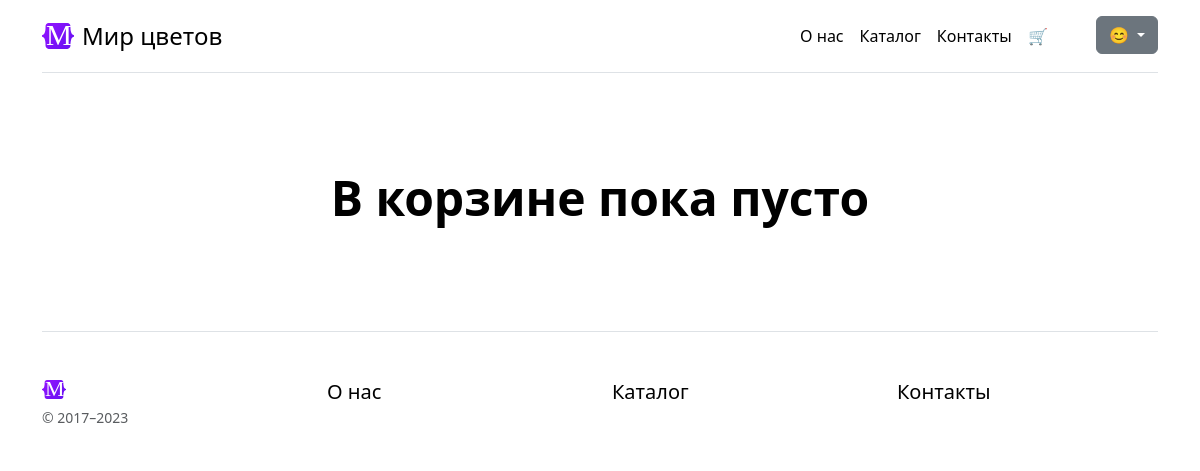
Before: /carts/ (signed in) with the older database file.
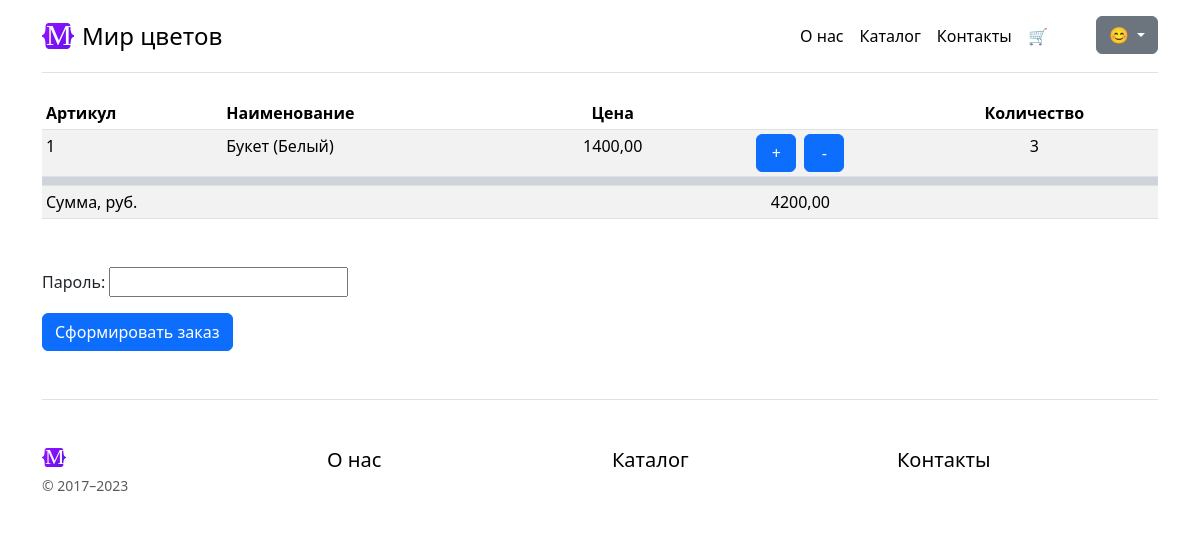
After: the same page with the newer database file.
### carts/models.py (models this page shows, shortened)
class Cart(UserMixin,
           models.Model):
    goods = models.ForeignKey("goods.goods",
                              on_delete=models.CASCADE,
                              verbose_name="Товар")
    quantity = models.PositiveIntegerField(blank=False,
                                   null=False,
                                   default=0,
                                   verbose_name="Количество")
    order = models.ForeignKey("orders.Order",
                              on_delete=models.CASCADE,
                              null=True,
                              blank=True, )
    class Meta:
        verbose_name = "Товар в корзине"
        verbose_name_plural = "Товары в корзинах"

### goods/models.py (models this page shows, shortened)
class Goods(NameMixin, models.Model):
    objects = models.Manager() # По умолчанию. Нужен для админки.
    in_stock = GoodsManager()
    added = models.DateTimeField(auto_now_add=True,
                                 verbose_name="Дата добавления")
    photo = models.ImageField(verbose_name="Фото", blank=False)
    price = models.DecimalField(max_digits=10,
                                decimal_places=2,
                                verbose_name="Цена",
                                validators=[MinValueValidator(Decimal('0.01'))])
    origin = models.ForeignKey(
        "Country",
        on_delete=models.CASCADE,
        verbose_name="Страна-производитель",
    )
    color = models.ForeignKey(
        "Color",
        on_delete=models.CASCADE,
        verbose_name="Цвет",
    )
    category = models.ForeignKey(
        "Category",
        on_delete=models.CASCADE,
        verbose_name="Категория / Вид товара",
    )
    stock = models.PositiveIntegerField(default=0, null=False, blank=False, verbose_name="Остаток товара")
    class Meta:
        verbose_name = "Товар"
        verbose_name_plural = "Товары"

class Color(NameMixin, models.Model):
    class Meta:
        verbose_name = "Цвет"
        verbose_name_plural = "Цвета"

### carts/views.py (the view)
# urls.py: path("carts/", CartDetailView.as_view(), name="cart-detail"),
class CartDetailView(LoginRequiredMixin,
                     TemplateView):
    template_name = "carts/cart.html"
    def get_context_data(self, **kwargs):
        context = super().get_context_data(**kwargs)
        object_list = get_cart_contents(self.request.user)
        context["object_list"] = object_list
        context["order_form"] = OrderForm()
        context["total"] = get_total(object_list)
        return context

### carts/forms.py
class OrderForm(forms.Form):
    password = forms.CharField(
        label="Пароль",
        strip=False,
        widget=forms.PasswordInput(attrs={"autocomplete": "current-password"}),
    )

### carts/service.py (called while the page is built)
def get_cart_contents(user):
    object_list = Cart.objects.filter(user=user).filter(order=None)
    return object_list

### carts/views.py (called while the page is built)
def get_total(a_queryset):
    sum = 0
    [sum := sum + elem.goods.price * elem.quantity for elem in a_queryset]
    return sum

### general/models.py (called while the page is built)
    def __str__(self):
        return self.name

### carts/templates/carts/cart.html (shortened to what this page needs)
{% extends 'general/parts/base.html' %}
{% load static %}
{% block content %}
{% if object_list %}
<div class="table-responsive">
    <table class="table table-striped table-sm">
        <thead>
        <tr>
            <th scope="col">Артикул</th>
            <th scope="col">Наименование</th>
            <th class="text-center" scope="col">Цена</th>
            <th scope="col"></th>
            <th scope="col"></th>
            <th class="text-center" scope="col">Количество</th>
        </tr>
        </thead>
        <tbody>
        {% for object in object_list %}
        <tr>
            <td>{{ object.goods.id }}</td>
            <td>{{ object.goods.name }} {% if object.goods.color %} ({{ object.goods.color }}) {% endif %}</td>
            <td class="text-center">{{ object.goods.price }}</td>
            <td class="text-end">
            {% include 'carts/parts/add_to_cart_form.html' with user_id=user goods_id=object.goods.id referer=request.get_full_path button_text="+" %}
            </td>
            <td class="text-start">
            {% include 'carts/parts/add_to_cart_form.html' with user_id=user goods_id=object.goods.id referer=request.get_full_path addend=-1 button_text="-" %}
            </td>
            <td class="text-center">{{ object.quantity }}</td>
        </tr>
        {% endfor %}
        {% include 'carts/parts/total.html' %}
        </tbody>
    </table>
</div>
{% else %}
<div class="px-4 py-5 my-5 text-center">
    <h1 class="display-5 fw-bold text-body-emphasis">В корзине пока пусто</h1>
</div>
{% endif %}
{% include 'carts/parts/order.html' with object_list=object_list %}
{% endblock %}

### carts/templates/carts/parts/add_to_cart_form.html (shortened to what this page needs)
<form id="to-cart-form" class="to-cart-form" method="post" action="{% url 'add-to-cart' %}">
    <button id="to-cart-button" style="min-width: 2.5em;" class="btn btn-primary">{{ button_text|default:"В корзину" }}</button>
</form>

Changed rows visible on the page:
added Cart: goods.id "1", goods.name "Букет", goods.color "Белый", goods.price "1400,00", button_text "+ -", quantity "3"
Other visible differences:
{{ total }}: (not shown) → "4200,00"
text no longer shown: "В корзине пока пусто"
text now shown: "Артикул Наименование Цена Количество Сумма, руб. Пароль: Сформировать заказ"
